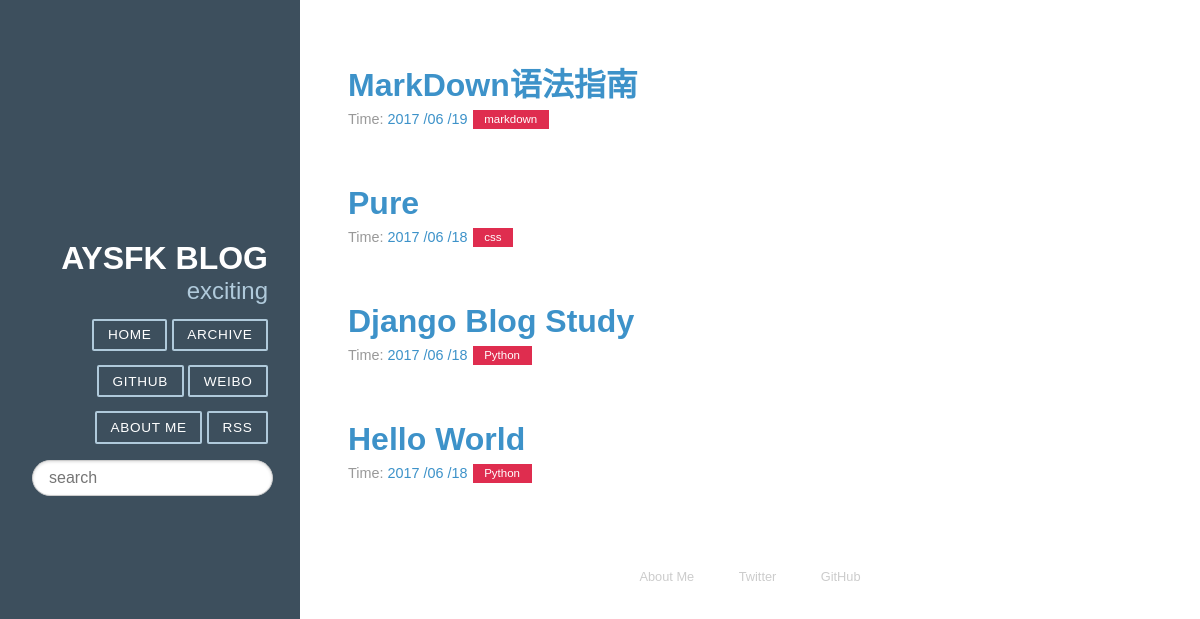
/archives/, run on the app's committed database.
### article/models.py (models this page shows, shortened)
class Article(models.Model) :
    title = models.CharField(max_length = 100)
    category = models.CharField(max_length = 50, blank = True)
    date_time = models.DateTimeField(auto_now_add = True)
    content = models.TextField(blank = True, null = True)
    class Meta:
        ordering = ['-date_time']

### article/views.py (the view)
# urls.py: url(r'^archives/$', views.archives, name='archives'),
def archives(request):
	try:
		post_list = Article.objects.all()
	except Article.DoesNotExist:
		raise Http404
	return render(request, 'archives.html', {'post_list':post_list, 'error':False})

### templates/archives.html
{% extends "base.html" %}
{% block content %}
<div class="post">
	{% if error %}
		<h2 class="post-title">NOT Found</h2>
	{% else %}
	{% for post in post_list %}
		<section class="post">
			<header class="post-header">
				<h2 class="post-title">
					<a href="{% url "detail" id=post.id %}">{{post.title}}</a>
				</h2>
				<p class="post-meta">
					Time:
					<a class="post-author" href="#">{{ post.date_time | date:"Y /m /d" }}</a>
					<a class="post-category post-category-js" href="{% url "search_tag" tag=post.category %}">{{ post.category }}</a>
				</p>
			</header>
		</section>
	{% endfor %}
	{% endif %}
</div>
{% endblock %}

### static/css/pure-min.css (style rules this page uses)
article,aside,details,figcaption,figure,footer,header,hgroup,main,nav,section,summary { display:block }
html { font-size:100%;-ms-text-size-adjust:100%;-webkit-text-size-adjust:100% }
html,button,input,select,textarea { font-family:sans-serif }
body { margin:0 }
h2 { font-size:1.5em;margin:.83em 0 }
p,pre { margin:1em 0 }

### static/css/blog.css (style rules this page uses)
* { -webkit-box-sizing: border-box; -moz-box-sizing: border-box; box-sizing: border-box; }
a { text-decoration: none; color: rgb(61, 146, 201); }
.post { padding-bottom: 2em; }
.post-title { font-size: 2em; color: #222; margin-bottom: 0.2em; }
.post-meta { color: #999; font-size: 90%; margin: 0; }
.post-category { margin: 0 0.1em; padding: 0.3em 1em; color: #fff; background: #999; font-size: 80%; }
.post-category-js { background: #df2d4f; }

### data on the page
Article: title "MarkDown语法指南", date_time "2017 /06 /19", category "markdown"
Article: title "Pure", date_time "2017 /06 /18", category "css"
Article: title "Django Blog Study", date_time "2017 /06 /18", category "Python"
Article: title "Hello World", date_time "2017 /06 /18", category "Python"
